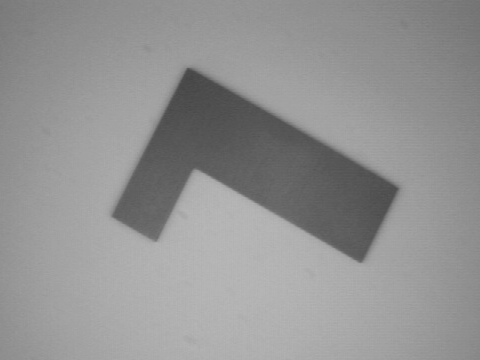
%> input picture dsp mp3/L_shaped1.bmp, 480 x 360 px
$ octave rotateimage.m   (GNU Octave 9; MATLAB toolbox functions it lacks are replaced by stand-ins)
%> lines starting %> are read from the running program, lines starting %| are printed output that depends on the picture
% read and display image
img = imread('L_shaped1.bmp');
%> img is the input picture: size 360x480 uint8; min 69, max 184, mean 146.8
% imshow(img);

[row, col] = size(img);
%> row = 360; col = 480
rot1 = uint8(zeros(row, col));
rot2 = uint8(zeros(row, col));
% get center points
cx = floor(row/2);
%> cx = 180
cy = floor(col/2);
%> cy = 240

theta1 = 90;
theta2 = 90*-1;

% Method 1
theta = theta1;
for r=1:row
    for c=1:col
        x2 = round(cos(theta) * (r-cx) - sin(theta) * (c-cy) + cx);
        y2 = round(sin(theta) * (r-cx) + cos(theta) * (c-cy) + cy);
        if x2 <= row && y2 <= col && x2 >= 1 && y2 >= 1
            rot1(x2,y2) = img(r, c);
        end
    end
end
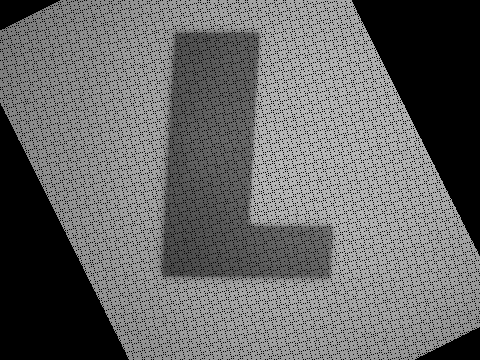
%> rot1: size 360x480 uint8; min 0, max 184, mean 103.5

% Method 2
theta = theta2;
for r=1:row
    for c=1:col
        x2 = round(cos(theta) * (r-cx) - sin(theta) * (c-cy) + cx);
        y2 = round(sin(theta) * (r-cx) + cos(theta) * (c-cy) + cy);
        if x2 <= row && y2 <= col && x2 >= 1 && y2 >= 1
            rot2(r,c) = img(x2, y2);
        end
    end
end
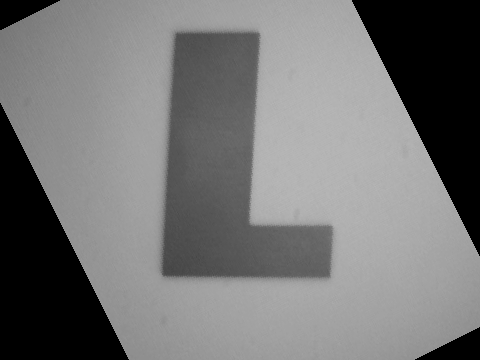
%> rot2: size 360x480 uint8; min 0, max 184, mean 117.2

% [10 lines of commented-out code are left out]

img = imread('L_shaped2.bmp');
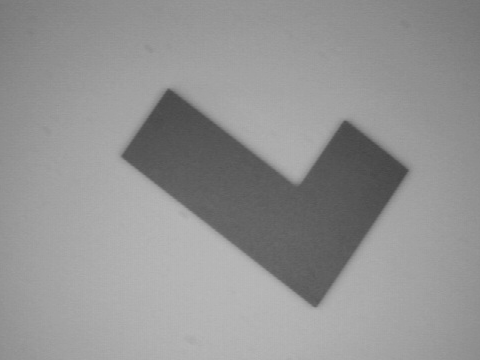
%> input picture dsp mp3/L_shaped2.bmp, 480 x 360 px
%> img is the input picture: size 360x480 uint8; min 68, max 185, mean 147.2
% imshow(img);
% get center points
cx = floor(row/2);
cy = floor(col/2);

theta1 = 17.9;
theta2 = 17.9*-1;
% Method 1
theta = theta1;
for r=1:row
    for c=1:col
        x2 = round(cos(theta) * (r-cx) - sin(theta) * (c-cy) + cx);
        y2 = round(sin(theta) * (r-cx) + cos(theta) * (c-cy) + cy);
        if x2 <= row && y2 <= col && x2 >= 1 && y2 >= 1
            rot1(x2,y2) = img(r, c);
        end
    end
end
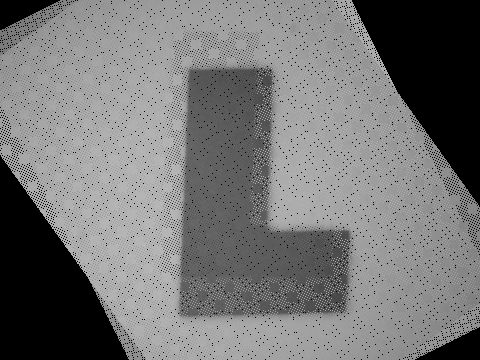
%> rot1: size 360x480 uint8; min 0, max 185, mean 117.8
% Method 2
theta = theta2;
for r=1:row
    for c=1:col
        x2 = round(cos(theta) * (r-cx) - sin(theta) * (c-cy) + cx);
        y2 = round(sin(theta) * (r-cx) + cos(theta) * (c-cy) + cy);
        if x2 <= row && y2 <= col && x2 >= 1 && y2 >= 1
            rot2(r,c) = img(x2, y2);
        end
    end
end
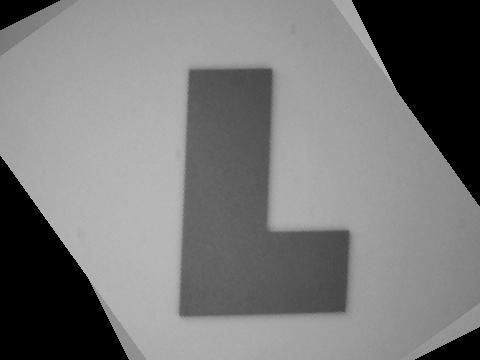
%> rot2: size 360x480 uint8; min 0, max 185, mean 120.8
figure('Name','Rotated Images (L2)','NumberTitle','off');
subplot(1,3,1);
imshow(img);
title('Original Image');
subplot(1,3,2);
imshow(rot1);
title('Rotated Image (M1)');
subplot(1,3,3);
imshow(rot2);
title('Rotated Image (M2)');
